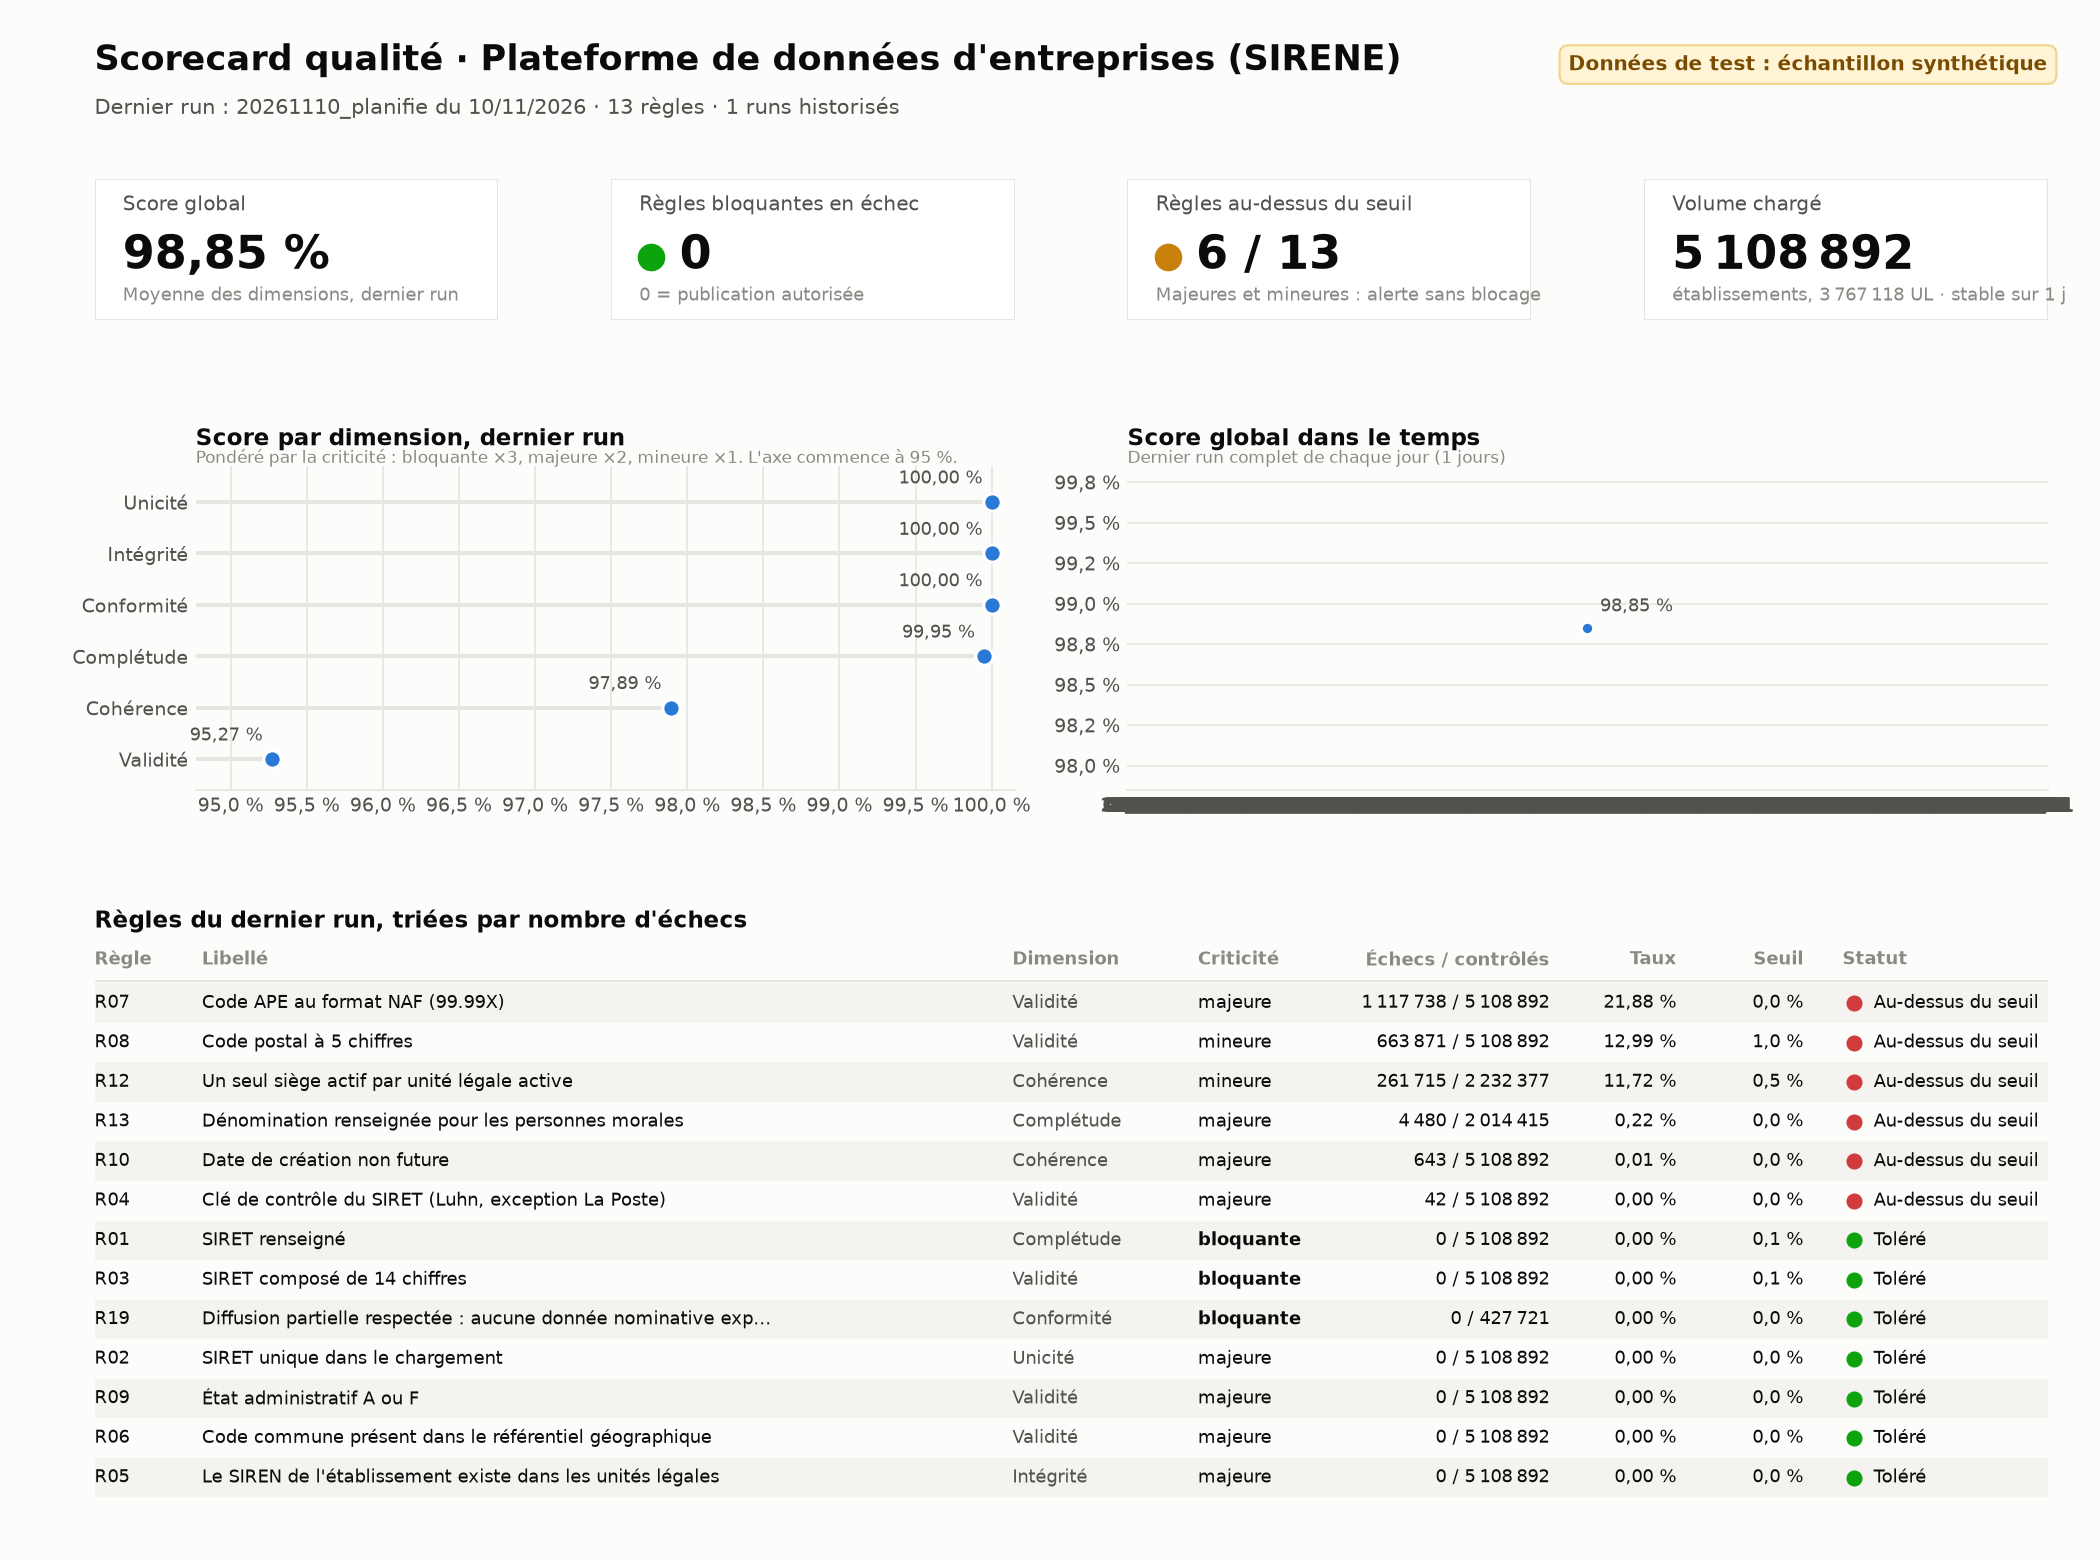

The script that saved this image:
"""Scorecard qualité : une image PNG lisible en dix secondes, construite depuis exports/.

    python dashboards/scorecard.py                      # lit exports/, écrit dashboards/scorecard.png
    python dashboards/scorecard.py --exports exports_historique --sortie dashboards/scorecard_historique.png

Le scorecard est du code : il se régénère après chaque run, se versionne et se relit
en revue, comme le reste du pipeline. Power BI reste possible à partir des mêmes CSV.
"""
import argparse
from pathlib import Path

import matplotlib

matplotlib.use("Agg")
import matplotlib.dates as mdates  # noqa: E402
import matplotlib.ticker  # noqa: E402,F401
import matplotlib.pyplot as plt  # noqa: E402
import pandas as pd  # noqa: E402

RACINE = Path(__file__).resolve().parent.parent

# Encre, surface, couleurs. Le bleu porte la donnée ; les couleurs de statut ne servent
# qu'aux statuts et sont toujours accompagnées d'un libellé.
SURFACE = "#fcfcfb"
ENCRE = "#0b0b0b"
ENCRE_2 = "#52514e"
ENCRE_3 = "#8a8984"
GRILLE = "#e6e5e1"
BLEU = "#2a78d6"
OK = "#0ca30c"
ECHEC = "#d03b3b"
ATTENTION = "#c9800b"

plt.rcParams.update({
    "font.family": "sans-serif",
    "font.sans-serif": ["Inter", "Segoe UI", "Helvetica", "Arial", "DejaVu Sans"],
    "font.size": 10,
    "text.color": ENCRE,
    "axes.edgecolor": GRILLE,
    "axes.labelcolor": ENCRE_2,
    "xtick.color": ENCRE_2,
    "ytick.color": ENCRE_2,
    "figure.facecolor": SURFACE,
    "axes.facecolor": SURFACE,
})

ORDRE_CRITICITE = {"bloquante": 0, "majeure": 1, "mineure": 2}


def pct(x, decimales=2):
    return f"{x:.{decimales}f}".replace(".", ",") + " %"


def nombre(n):
    return f"{int(n):,}".replace(",", " ")


def charger(dossier):
    scores = pd.read_csv(dossier / "dq_scores.csv", parse_dates=["date_chargement"])
    resultats = pd.read_csv(dossier / "dq_resultats.csv", parse_dates=["date_chargement"])
    chargements = pd.read_csv(dossier / "chargements.csv", parse_dates=["date_chargement"])
    return scores, resultats, chargements


def runs_complets(resultats):
    """Un run est complet s'il a évalué autant de règles que le run le plus complet.
    Un run interrompu (dbt en erreur, par exemple) fausserait la tendance."""
    nb = resultats.groupby("run_id")["regle_id"].nunique()
    return set(nb[nb == nb.max()].index)


def dernier_run_par_jour(table, complets):
    t = table[table["run_id"].isin(complets)]
    derniers = t.groupby("date_chargement")["run_id"].max()
    return t[t["run_id"].isin(derniers.values)]


def tuile(ax, titre, valeur, detail, couleur_valeur=ENCRE, pastille=None):
    ax.set_axis_off()
    ax.add_patch(plt.Rectangle((0, 0), 1, 1, transform=ax.transAxes, facecolor="white",
                               edgecolor=GRILLE, linewidth=1))
    ax.text(0.07, 0.78, titre, fontsize=9.5, color=ENCRE_2, transform=ax.transAxes)
    x = 0.07
    if pastille:
        ax.scatter([0.10], [0.45], s=150, color=pastille, transform=ax.transAxes, clip_on=False)
        x = 0.17
    ax.text(x, 0.45, valeur, fontsize=22, fontweight="bold", color=couleur_valeur,
            va="center", transform=ax.transAxes)
    ax.text(0.07, 0.14, detail, fontsize=8.5, color=ENCRE_3, transform=ax.transAxes)


def graphe_dimensions(ax, dims):
    dims = dims.sort_values("score_pct")
    y = range(len(dims))
    bas = min(97.0, dims["score_pct"].min() - 0.5)
    ax.hlines(y, bas, dims["score_pct"], color=GRILLE, linewidth=2)
    ax.scatter(dims["score_pct"], y, s=70, color=BLEU, zorder=3, edgecolor="white", linewidth=1.5)
    for i, (_, l) in enumerate(dims.iterrows()):
        ax.text(l["score_pct"] - 0.06, i + 0.28, pct(l["score_pct"]), fontsize=8.5,
                color=ENCRE_2, ha="right", va="bottom")
    ax.set_yticks(list(y), dims["dimension"])
    ax.set_xlim(bas, 100.15)
    ax.set_ylim(-0.6, len(dims) - 0.3)
    ax.xaxis.set_major_locator(matplotlib.ticker.MultipleLocator(0.5))
    ax.xaxis.set_major_formatter(lambda v, _: f"{v:.1f} %".replace(".", ","))
    ax.tick_params(length=0, labelsize=9)
    ax.grid(axis="x", color=GRILLE, linewidth=0.8)
    ax.set_axisbelow(True)
    for cote in ("top", "right", "left"):
        ax.spines[cote].set_visible(False)
    ax.set_title("Score par dimension, dernier run", loc="left", fontsize=11,
                 fontweight="bold", pad=10)
    ax.text(0, 1.01, "Pondéré par la criticité : bloquante ×3, majeure ×2, mineure ×1. "
            "L'axe commence à " + f"{bas:.0f} %.", transform=ax.transAxes, fontsize=8,
            color=ENCRE_3)


def graphe_tendance(ax, tendance):
    ax.plot(tendance["date_chargement"], tendance["score_pct"], color=BLEU, linewidth=2,
            marker="o", markersize=6, markeredgecolor="white", markeredgewidth=1.5)
    der = tendance.iloc[-1]
    ax.annotate(pct(der["score_pct"]), (der["date_chargement"], der["score_pct"]),
                xytext=(6, 8), textcoords="offset points", fontsize=8.5, color=ENCRE_2)
    centre = tendance["score_pct"].mean()
    marge = max(1.0, (tendance["score_pct"].max() - tendance["score_pct"].min()) * 1.5)
    ax.set_ylim(max(0, centre - marge), min(100.2, centre + marge))
    ax.yaxis.set_major_formatter(lambda v, _: f"{v:.1f} %".replace(".", ","))
    ax.xaxis.set_major_formatter(mdates.DateFormatter("%d/%m"))
    ax.xaxis.set_major_locator(mdates.DayLocator(interval=max(1, len(tendance) // 7 or 1)))
    ax.tick_params(length=0, labelsize=9)
    ax.grid(axis="y", color=GRILLE, linewidth=0.8)
    ax.set_axisbelow(True)
    for cote in ("top", "right", "left"):
        ax.spines[cote].set_visible(False)
    ax.set_title("Score global dans le temps", loc="left", fontsize=11, fontweight="bold", pad=10)
    ax.text(0, 1.01, f"Dernier run complet de chaque jour ({len(tendance)} jours)",
            transform=ax.transAxes, fontsize=8, color=ENCRE_3)


def tableau_regles(ax, regles):
    ax.set_axis_off()
    regles = regles.assign(_c=regles["criticite"].map(ORDRE_CRITICITE)) \
        .sort_values(["nb_echecs", "_c"], ascending=[False, True])
    colonnes = [("Règle", 0.0), ("Libellé", 0.055), ("Dimension", 0.47), ("Criticité", 0.565),
                ("Échecs / contrôlés", 0.655), ("Taux", 0.77), ("Seuil", 0.835), ("Statut", 0.895)]
    droite = {"Échecs / contrôlés": 0.745, "Taux": 0.81, "Seuil": 0.875}
    n = len(regles)
    h = 1 / (n + 1.6)
    y0 = 1 - h * 0.6
    for nom, x in colonnes:
        ax.text(droite.get(nom, x), y0, nom, fontsize=8.5, color=ENCRE_3, fontweight="bold",
                transform=ax.transAxes, va="center", ha="right" if nom in droite else "left")
    ax.plot([0, 1], [y0 - h * 0.55] * 2, color=GRILLE, linewidth=1, transform=ax.transAxes)
    for i, (_, r) in enumerate(regles.iterrows()):
        y = y0 - h * (i + 1.1)
        if i % 2 == 0:
            ax.add_patch(plt.Rectangle((0, y - h / 2), 1, h, transform=ax.transAxes,
                                       facecolor="#f4f3f0", edgecolor="none"))
        statut = r["statut"]
        libelle_statut, couleur = {"ok": ("Toléré", OK), "echec": ("Au-dessus du seuil", ECHEC),
                                   "erreur": ("Erreur", ATTENTION)}.get(statut, (statut, ENCRE_3))
        valeurs = {
            "Règle": r["regle_id"],
            "Libellé": r["libelle"] if len(r["libelle"]) <= 62 else r["libelle"][:60] + "…",
            "Dimension": r["dimension"],
            "Criticité": r["criticite"],
            "Échecs / contrôlés": f"{nombre(r['nb_echecs'])} / {nombre(r['nb_controles'])}",
            "Taux": pct(100 * r["taux_echec"]),
            "Seuil": pct(100 * r["seuil"], 1),
        }
        for nom, x in colonnes[:-1]:
            ax.text(droite.get(nom, x), y, valeurs[nom], fontsize=8.5, transform=ax.transAxes,
                    va="center", ha="right" if nom in droite else "left",
                    color=ENCRE if nom != "Dimension" else ENCRE_2,
                    fontweight="bold" if nom == "Criticité" and r["criticite"] == "bloquante" else None)
        ax.scatter([colonnes[-1][1] + 0.006], [y], s=45, color=couleur, transform=ax.transAxes,
                   clip_on=False)
        ax.text(colonnes[-1][1] + 0.016, y, libelle_statut, fontsize=8.5, color=ENCRE,
                transform=ax.transAxes, va="center")
    ax.set_title("Règles du dernier run, triées par nombre d'échecs", loc="left", fontsize=11,
                 fontweight="bold", pad=4)


def construire(dossier, sortie, mention):
    scores, resultats, chargements = charger(dossier)
    complets = runs_complets(resultats)
    dernier = max(complets)
    regles = resultats[resultats["run_id"] == dernier]
    s_dernier = scores[scores["run_id"] == dernier]
    global_ = s_dernier.loc[s_dernier["dimension"] == "GLOBAL", "score_pct"].iloc[0]
    dims = s_dernier[s_dernier["dimension"] != "GLOBAL"]
    tendance = dernier_run_par_jour(scores, complets)
    tendance = tendance[tendance["dimension"] == "GLOBAL"].sort_values("date_chargement")
    volumes = chargements[chargements["run_id"] == dernier].set_index("objet")["nb_lignes"]
    vol_jours = dernier_run_par_jour(chargements, complets)
    vol_etab = vol_jours[vol_jours["objet"] == "etablissements"]["nb_lignes"]
    variation = (vol_etab.max() - vol_etab.min()) / vol_etab.max() if len(vol_etab) else 0

    au_dessus = (regles["statut"] != "ok").sum()
    bloquantes_ko = ((regles["criticite"] == "bloquante") & (regles["statut"] != "ok")).sum()
    date_run = regles["date_chargement"].iloc[0]

    fig = plt.figure(figsize=(14, 10.4), dpi=150)
    gs = fig.add_gridspec(3, 4, height_ratios=[1, 2.3, 4.1], hspace=0.42, wspace=0.28,
                          left=0.045, right=0.975, top=0.885, bottom=0.03)

    fig.text(0.045, 0.955, "Scorecard qualité · Plateforme de données d'entreprises (SIRENE)",
             fontsize=17, fontweight="bold")
    fig.text(0.045, 0.927, f"Dernier run : {dernier} du {date_run:%d/%m/%Y} · "
             f"{len(regles)} règles · {resultats['run_id'].nunique()} runs historisés",
             fontsize=10, color=ENCRE_2)
    if mention:
        fig.text(0.975, 0.955, mention, fontsize=9.5, color="#7a4b00", ha="right",
                 fontweight="bold",
                 bbox=dict(boxstyle="round,pad=0.45", facecolor="#fff4d6", edgecolor="#f0d48a"))

    tuile(fig.add_subplot(gs[0, 0]), "Score global", pct(global_),
          "Moyenne des dimensions, dernier run")
    tuile(fig.add_subplot(gs[0, 1]), "Règles bloquantes en échec", str(bloquantes_ko),
          "0 = publication autorisée", pastille=OK if bloquantes_ko == 0 else ECHEC)
    tuile(fig.add_subplot(gs[0, 2]), "Règles au-dessus du seuil", f"{au_dessus} / {len(regles)}",
          "Majeures et mineures : alerte sans blocage",
          pastille=OK if au_dessus == 0 else ATTENTION)
    tuile(fig.add_subplot(gs[0, 3]), "Volume chargé",
          nombre(volumes.get("etablissements", 0)),
          f"établissements, {nombre(volumes.get('unites_legales', 0))} UL · "
          + ("stable" if variation == 0 else f"écart {pct(100 * variation, 1)}")
          + f" sur {len(vol_etab)} j")

    sous = gs[1, :2].subgridspec(1, 2, width_ratios=[0.11, 0.89], wspace=0)
    graphe_dimensions(fig.add_subplot(sous[0, 1]), dims)
    graphe_tendance(fig.add_subplot(gs[1, 2:]), tendance)
    tableau_regles(fig.add_subplot(gs[2, :]), regles)

    sortie.parent.mkdir(parents=True, exist_ok=True)
    fig.savefig(sortie, dpi=150, facecolor=SURFACE)
    print(f"Scorecard écrit : {sortie}")
    print(f"  score global {pct(global_)} · {au_dessus}/{len(regles)} règles au-dessus du seuil · "
          f"{bloquantes_ko} bloquante(s) en échec")


def main():
    p = argparse.ArgumentParser(description=__doc__.splitlines()[0])
    p.add_argument("--exports", type=Path, default=RACINE / "exports")
    p.add_argument("--sortie", type=Path, default=RACINE / "dashboards" / "scorecard.png")
    p.add_argument("--mention", default="Données de test : échantillon synthétique",
                   help="bandeau en haut à droite ; chaîne vide pour le retirer")
    a = p.parse_args()
    construire(a.exports, a.sortie, a.mention)


if __name__ == "__main__":
    main()
